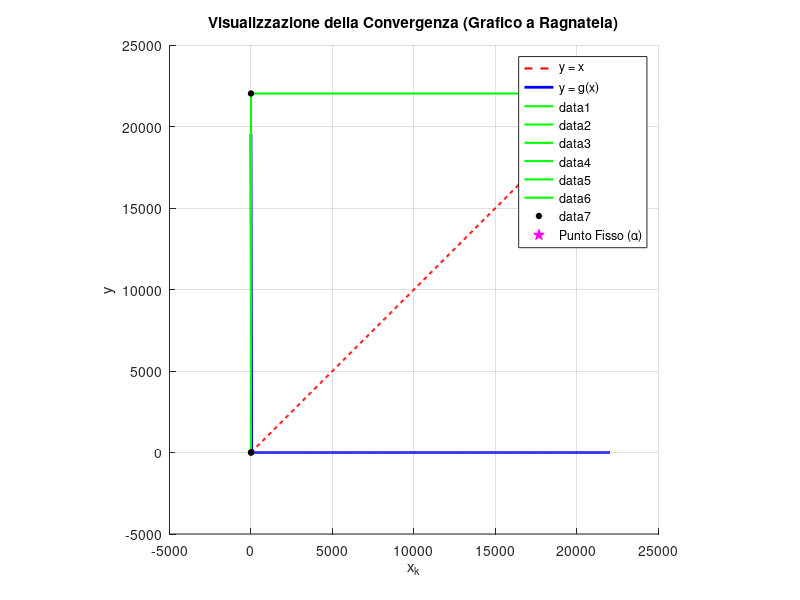

MATLAB code for this plot:
% =========================================================================
% METODO DEL PUNTO FISSO CON GRAFICO A RAGNATELA (COBWEB PLOT)
% =========================================================================
clear; clc; close all;
format long; % Imposta la visualizzazione interna di MATLAB ad alta precisione

% 1. DEFINIZIONE DELLA FUNZIONE g(x)
g = @(x) exp(2-x.^3)-2;

% 2. PARAMETRI DI INPUT
x0 = 0.5         % Punto iniziale
tol = 1e-12;      % Tolleranza ad alta precisione
max_iter = 40;    % Numero massimo di iterazioni per il grafico

% 3. ALLOCAZIONE VETTORI PER MEMORIZZARE I PASSI
X = zeros(1, max_iter);
X(1) = x0;
iter = 0;
errore = Inf;

% =========================================================================
% 4. LOOP ITERATIVO (Sostituito con controllo di divergenza)
% =========================================================================
diverge = false; % Variabile bandiera (flag) per tracciare la divergenza

while (errore > tol) && (iter < max_iter-1)
    iter = iter + 1;
    prossimo_x = g(X(iter));
    
    % CONTROLLO DI SICUREZZA 1: Se il valore è Inf, NaN o sta esplodendo numericamente
    if isnan(prossimo_x) || isinf(prossimo_x) || abs(prossimo_x) > 1e10
        diverge = true;
        break; % Interrompe immediatamente il ciclo while
    end
    
    X(iter+1) = prossimo_x;
    
    % CONTROLLO DI SICUREZZA 2: se l'errore attuale è molto più grande 
    % del precedente, il metodo sta chiaramente scappando via (divergendo)
    nuovo_errore = abs(X(iter+1) - X(iter));
    if iter > 1 && nuovo_errore > errore * 10 
        diverge = true;
        errore = nuovo_errore;
        break;
    end
    
    errore = nuovo_errore;
end

% Tagliamo i vettori alle iterazioni effettivamente calcolate
X = X(1:iter+1);

% Stampa dei risultati nella Command Window (Mostra 12 cifre decimali)
fprintf('---------------------------------------------------\n');
if diverge
    warning('ATTENZIONE: Il metodo sta DIVERGENDO violentemente!');
    fprintf('Il calcolo è stato arrestato per evitare errori numerici alla iterazione %d.\n', iter);
elseif iter >= max_iter-1 && errore > tol
    warning('Il metodo non è giunto a convergenza nel numero massimo di iterazioni consentite.');
    fprintf('Ultimo valore calcolato: %1.12f (Errore rimasto: %1.2e)\n', X(end), errore);
else
    fprintf('Il metodo è CONVERSO con successo!\n');
    fprintf('Punto fisso trovato: %1.12f in %d iterazioni.\n', X(end), iter);
end
fprintf('---------------------------------------------------\n');

% =========================================================================
% 5. PARTE GRAFICA
% =========================================================================
figure('Name', 'Analisi di Convergenza - Punto Fisso', 'NumberTitle', 'off');
hold on; grid on;

% Definiamo un intervallo di assi appropriato intorno allo zero trovato
xmin = max(min(X) - 1, -1.99);
%xmin = max(min(X) - 1, -1.99); % Impedisce di andare sotto -2 (Condizioni di Esistenza)
xmax = max(X) + 1;
x_plot = linspace(xmin, xmax, 500);

% Disegno la bisettrice y = x (in rosso tratteggiato)
plot(x_plot, x_plot, 'r--', 'LineWidth', 1.5, 'DisplayName', 'y = x');

% Disegno la curva y = g(x) (in blu)
plot(x_plot, g(x_plot), 'b-', 'LineWidth', 2, 'DisplayName', 'y = g(x)');

% Disegno l'andamento iterativo (La Ragnatela)
for k = 1:iter
    % Segmento verticale: da (x_k, x_k) a (x_k, x_k+1) cioè su y=g(x)
    if k == 1
        plot([X(k), X(k)], [0, X(k+1)], 'g-', 'LineWidth', 1.5); 
    else
        plot([X(k), X(k)], [X(k), X(k+1)], 'g-', 'LineWidth', 1.5);
    end
    pause(0.3); % Pausa per vedere l'animazione del grafico!
    
    % Segmento orizzontale: da (x_k, x_k+1) a (x_k+1, x_k+1) cioè sulla bisettrice
    plot([X(k), X(k+1)], [X(k+1), X(k+1)], 'g-', 'LineWidth', 1.5);
    pause(0.3);
end

% Evidenzio i punti di scatto con dei pallini neri
plot(X(1:end-1), X(2:end), 'ko', 'MarkerFaceColor', 'k', 'MarkerSize', 4);

% Evidenzio il punto fisso finale con una stella magica
plot(X(end), X(end), 'mp', 'MarkerFaceColor', 'm', 'MarkerSize', 12, 'DisplayName', 'Punto Fisso (\alpha)');

% Abbellimenti del grafico
xlabel('x_k');
ylabel('y');
title('Visualizzazione della Convergenza (Grafico a Ragnatela)');
legend('Location', 'best');
axis square;
hold off;
